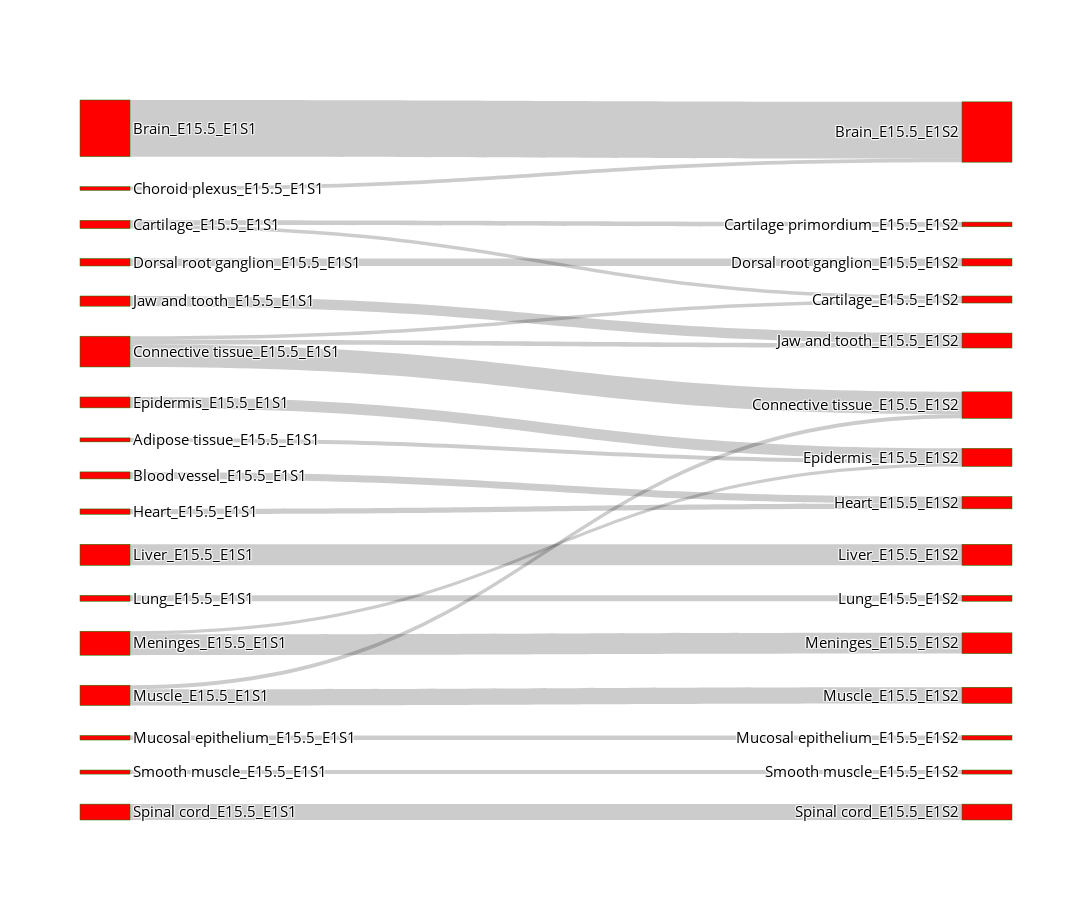

Notebook source saved alongside this figure:
### Code cell
Sankey(matching_table, prefix=['E15.5_E1S1','E15.5_E1S2'])

### Figure 1 — Plotly figure (JSON) as saved in the notebook; plotly's stock layout.template omitted (floating-point values rounded to 4 significant figures)
{"data": [{"link": {"source": [24, 27, 25, 28, 25, 28, 39, 29, 21, 30, 37, 23, 32, 28, 33, 35, 36, 37, 38, 39, 42, 43], "target": [1, 1, 2, 2, 3, 5, 5, 6, 7, 7, 7, 9, 9, 10, 10, 12, 13, 14, 15, 16, 18, 19], "value": [933, 61, 57, 59, 78, 369, 68, 123, 66, 180, 53, 116, 88, 79, 168, 347, 97, 342, 75, 266, 67, 262]}, "node": {"color": "red", "label": ["Adrenal gland_E15.5_E1S2", "Brain_E15.5_E1S2", "Cartilage_E15.5_E1S2", "Cartilage primordium_E15.5_E1S2", "Choroid plexus_E15.5_E1S2", "Connective tissue_E15.5_E1S2", "Dorsal root ganglion_E15.5_E1S2", "Epidermis_E15.5_E1S2", "GI tract_E15.5_E1S2", "Heart_E15.5_E1S2", "Jaw and tooth_E15.5_E1S2", "Kidney_E15.5_E1S2", "Liver_E15.5_E1S2", "Lung_E15.5_E1S2", "Meninges_E15.5_E1S2", "Mucosal epithelium_E15.5_E1S2", "Muscle_E15.5_E1S2", "Olfactory epithelium_E15.5_E1S2", "Smooth muscle_E15.5_E1S2", "Spinal cord_E15.5_E1S2", "Sympathetic nerve_E15.5_E1S2", "Adipose tissue_E15.5_E1S1", "Adrenal gland_E15.5_E1S1", "Blood vessel_E15.5_E1S1", "Brain_E15.5_E1S1", "Cartilage_E15.5_E1S1", "Cartilage primordium_E15.5_E1S1", "Choroid plexus_E15.5_E1S1", "Connective tissue_E15.5_E1S1", "Dorsal root ganglion_E15.5_E1S1", "Epidermis_E15.5_E1S1", "GI tract_E15.5_E1S1", "Heart_E15.5_E1S1", "Jaw and tooth_E15.5_E1S1", "Kidney_E15.5_E1S1", "Liver_E15.5_E1S1", "Lung_E15.5_E1S1", "Meninges_E15.5_E1S1", "Mucosal epithelium_E15.5_E1S1", "Muscle_E15.5_E1S1", "Olfactory epithelium_E15.5_E1S1", "Pancreas_E15.5_E1S1", "Smooth muscle_E15.5_E1S1", "Spinal cord_E15.5_E1S1", "Sympathetic nerve_E15.5_E1S1"], "line": {"color": "green", "width": 0.5}, "pad": 50, "thickness": 50}, "type": "sankey"}], "layout": {"autosize": false, "font": {"color": "Black", "size": 15}, "height": 900, "title": {"text": ""}, "width": 1300}}
